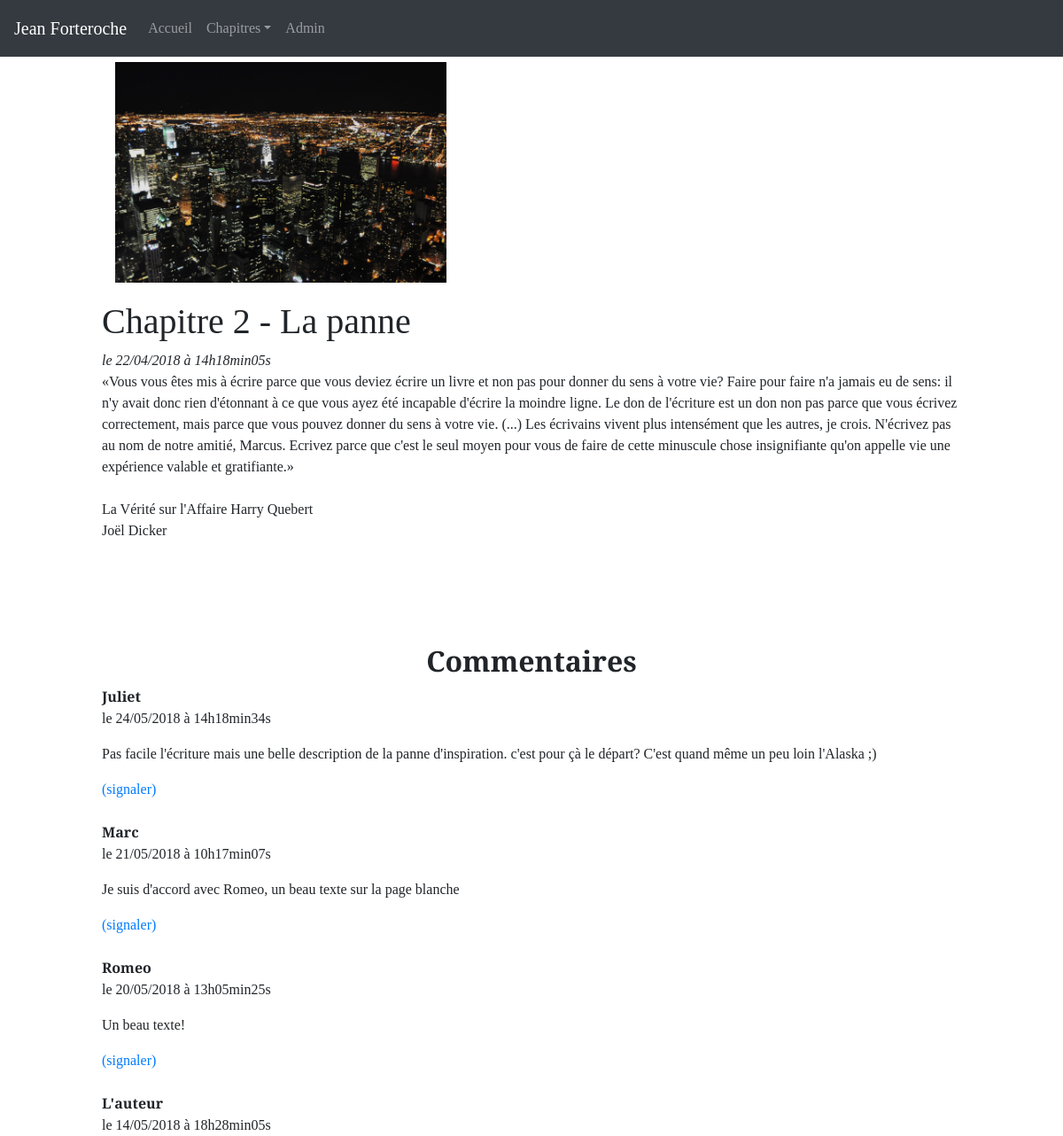
The app's page /index.php?action=chapter&id=2 (upper part), older data.
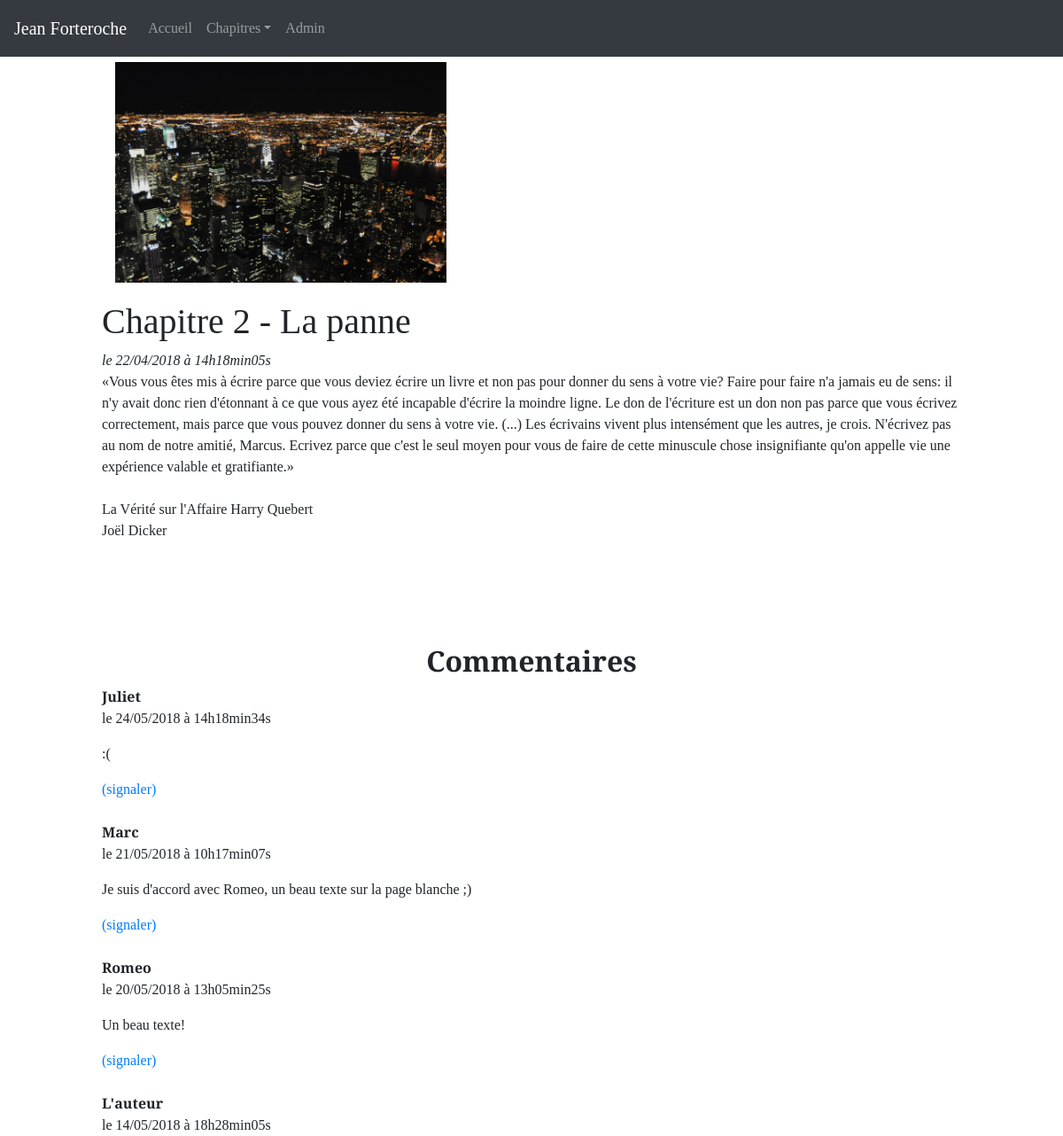
The same page, newer data.
### tables this page shows
CREATE TABLE IF NOT EXISTS `chapters` (
  `id` int(11) NOT NULL AUTO_INCREMENT,
  `title` varchar(255) DEFAULT NULL,
  `content` text,
  `creation_date` datetime NOT NULL,
  PRIMARY KEY (`id`)
);

CREATE TABLE IF NOT EXISTS `comments` (
  `id` int(11) NOT NULL AUTO_INCREMENT,
  `chapter_id` int(11) NOT NULL,
  `author` varchar(255) NOT NULL,
  `comment` text NOT NULL,
  `comment_date` datetime NOT NULL,
  `signal_comment` tinyint(1) DEFAULT NULL,
  PRIMARY KEY (`id`)
);

### controller/frontend.php (called while the page is built, shortened)
<?php
require_once 'model/ChapterManager.php';
require_once 'model/CommentManager.php';
function chapter()
{
    $chapterManager = new \Alaska\Blog\Model\ChapterManager();
    $commentManager = new \Alaska\Blog\Model\CommentManager();
    $chapter = $chapterManager->getChapter($_GET['id']);
    $comments = $commentManager->getComments($_GET['id']);
    include 'view/frontend/chapterView.php';
}

### model/ChapterManager.php (called while the page is built, shortened)
<?php
class ChapterManager extends Manager
{
    public function getChapter($chapterId, $signaled = false)
    {
        $db = $this->dbConnect();
        $req = $db->prepare('SELECT id, title, content, DATE_FORMAT(creation_date, \'%d/%m/%Y à %Hh%imin%ss\') AS creation_date_fr FROM chapters WHERE id = ?');
        $req->execute(array($chapterId));
        $chapter = $req->fetch();
        return $chapter;
    }
}

### model/CommentManager.php (called while the page is built, shortened)
<?php
class CommentManager extends Manager
{
    public function getComments($chapterId)
    {
        $db = $this->dbConnect();
        $comments = $db->prepare('SELECT id, author, comment, DATE_FORMAT(comment_date, \'%d/%m/%Y à %Hh%imin%ss\') AS comment_date_fr FROM comments WHERE chapter_id = ? ORDER BY comment_date DESC');
        $comments->execute(array($chapterId));
        return $comments;
    }
}

### view/frontend/chapterView.php (the view, shortened to what this page needs)
<div class="container">
    <div class="jumbotron jumbotron-fluid">
        <img class="col-sm-12 col-md-5" src="../../img/newYork.jpg" alt="new york">
        <h1><?= htmlspecialchars($chapter['title']) ?></h1><em> le <?= $chapter['creation_date_fr'] ?></em>
        <br>
        <p><?= nl2br(htmlspecialchars($chapter['content'])) ?></p>
    </div>
    <div class="jumbotron jumbotron-fluid">
        <h2><strong>Commentaires</strong></h2>
        <?php
         while ($comment = $comments->fetch())
        {
        ?>
        <p><strong><?= htmlspecialchars($comment['author']) ?><br></strong>le <?= $comment['comment_date_fr'] ?></p>
        <p><?= nl2br(htmlspecialchars($comment['comment'])) ?></p>
        <a href="index.php?action=signalComment&amp;id=<?= $comment['id']; ?>&amp;chapterId=<?= $_GET['id']; ?>"> (signaler)</a>
        <br><br>
        <?php
        }
        ?>
    </div>
</div>
<?php  $content = ob_get_clean(); ?>
<?php require 'template.php'; ?>

### index.php (shortened to what this page needs)
<?php
require'controller/frontend.php';
try {
    if (isset($_GET['action'])) {
        if ($_GET['action'] == 'chapter') {
            if (isset($_GET['id']) && $_GET['id'] > 0) {
                chapter();
            } else {
                throw new Exception('Aucun identifiant de chapitre envoyé');
            }
        } elseif ($_GET['action'] =='comment') {
            if (isset($_GET['id']) && $_GET['id'] > 0) {
                comment();
            } else {
                throw new Exception('Tous les champs ne sont pas requis!');
            }
        } elseif ($_GET['action'] == 'signalComment') {
            if (!empty($_GET['id']) && $_GET['id'] > 0) {
                signalComment($_GET['id'], $_GET['chapterId']);
            } else {
                throw new Exception('Votre requête n\'a pu aboutir :(');
            }
        }
    } else {
        listChapters();
    }
}
catch(Exception $e) {
    echo 'Erreur : ' . $e->getMessage();
}

### view/frontend/template.php (shortened to what this page needs)
<!DOCTYPE html>
<html>
<head>
	<link rel="stylesheet" href="https://stackpath.bootstrapcdn.com/bootstrap/4.1.1/css/bootstrap.min.css">
	<link href="https://maxcdn.bootstrapcdn.com/font-awesome/4.3.0/css/font-awesome.min.css" rel="stylesheet">
	<link href="public/css/style.css" rel="stylesheet" />
</head>
<body id="page-top" data-spy="scroll" data-target=".navbar">
	<header>
		<nav class="navbar navbar-expand-lg navbar fixed-top navbar-dark bg-dark">
			<a class="navbar-brand" href="index.php">Jean Forteroche</a><br><br>
			<div class="collapse navbar-collapse" id="navbarToggler">
				<ul class="navbar-nav">
					<li class="nav-item">
						<a class="nav-link" href="index.php">Accueil<span class="sr-only">(current)</span></a>
					</li>
					<li class="nav-item dropdown">
						<a class="nav-link dropdown-toggle" href="#" id="navbarDropdown" role="button" data-toggle="dropdown" aria-haspopup="true" aria-expanded="false">Chapitres</a>
					</li>
					<li class="nav-item">
						<a class="nav-link" href="index.php?action=connexion">Admin</a>
					</li>
				</ul>
			</div>
		</nav>
	</header>
	<?= $content ?>
</body>
</html>

### public/css/style.css (style rules this page uses)
body { font-family: 'Bitter', serif; position: relative; background: url('../../public/img/fond.jpg') no-repeat center center fixed; -webkit-background-size: cover; -moz-background-size: cover; background-size: cover; -o-background-size: cover; }
h2, h3 { text-align: center; }
img { width: 100%; }
.jumbotron { padding: 30px; margin: 40px; background: rgba(255, 255, 255, 0.5); }
.jumbotron img { padding-bottom: 20px; }

Row changes from the older to the newer data that the page shows:
changed comments "Juliet": comment "Pas facile l'écriture mais une belle description de la panne d'inspiration. c'est pour çà le départ? C'est quand même un peu loin l'Alaska ;)" → ":("
changed comments "Marc": comment "Je suis d'accord avec Romeo, un beau texte sur la page blanche" → "Je suis d'accord avec Romeo, un beau texte sur la page blanche ;)"
